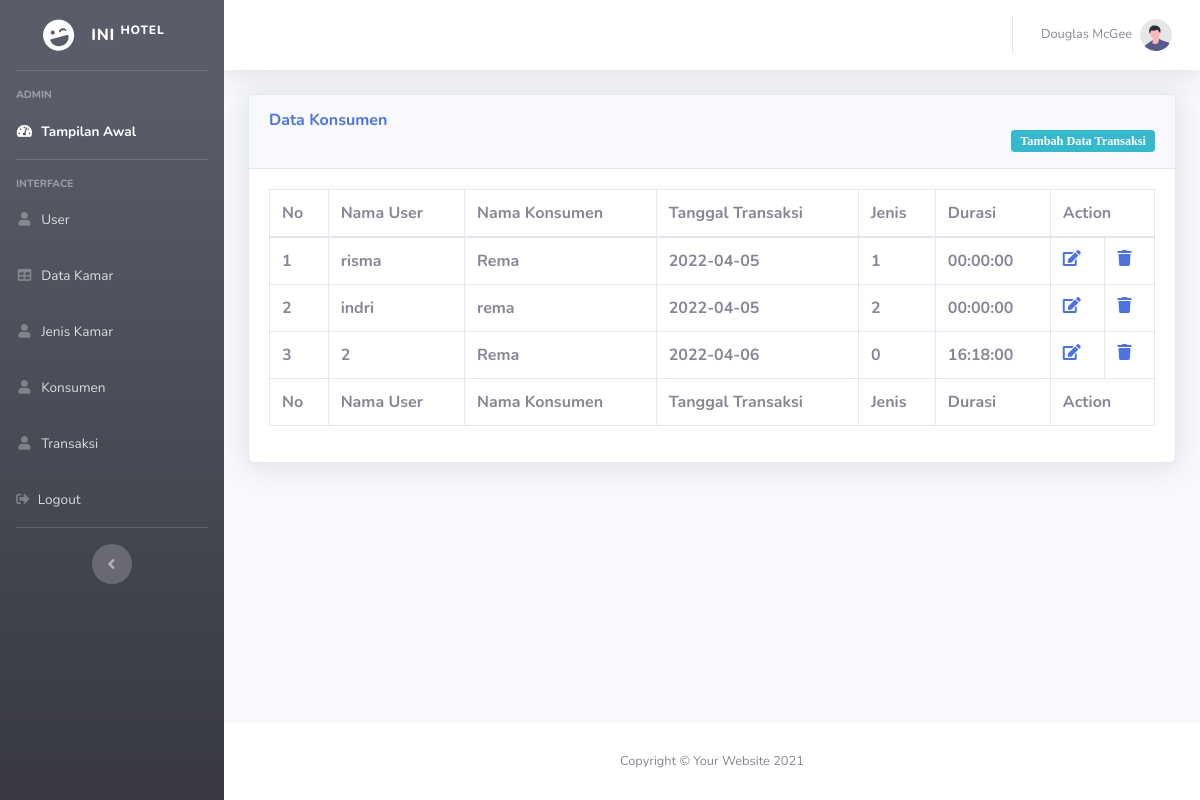
/index.php/transaksi, run on the app's committed database.
### tables this page shows
CREATE TABLE `tbl_transaksi` (
  `id` int(11) NOT NULL,
  `id_user` varchar(100) NOT NULL,
  `konsumen` varchar(100) NOT NULL,
  `tgl` date NOT NULL,
  `id_jenis` int(11) NOT NULL,
  `durasi` time NOT NULL
);

### application/controllers/Transaksi.php (called while the page is built, shortened)
<?php
class Transaksi extends CI_Controller {
	public function index(){
        $this->load->model('M_transaksi');
		$t['transaksi'] = $this->M_transaksi->transaksi()->result();
		$this->load->view('ph_admin/navigasi_admin');
		$this->load->view('ph_admin/topbar');
		$this->load->view('transaksi/transaksi', $t);
		$this->load->view('ph_admin/header');
		$this->load->view('ph_admin/js');
		$this->load->view('ph_admin/footer');
	}function tambah(){
		$this->load->view('ph_admin/navigasi_admin');
		$this->load->view('ph_admin/topbar');
		$this->load->view('transaksi/tambah');
		$this->load->view('ph_admin/header');
		$this->load->view('ph_admin/js');
		$this->load->view('ph_admin/footer');
	}function proses_tambah(){
	  $add =
	  [
		  'id_user'     =>  $this->input->post('id_user'),
		  'konsumen'    =>  $this->input->post('konsumen'),
		  'tgl'   		=>  $this->input->post('tgl'),
		  'id_jenis'   	=>  $this->input->post('id_jenis'),
		  'durasi'   	=>  $this->input->post('durasi'),
	  ];
	  $this->db->insert('tbl_transaksi',$add);
	  redirect('transaksi');
	}function edit($id){
		$this->load->model('M_transaksi');
        $j['transaksi'] = $this->M_transaksi->edit($id)->row_array();
	   	$this->load->view('ph_admin/navigasi_admin');
		$this->load->view('ph_admin/topbar');
		$this->load->view('transaksi/edit', $j);
		$this->load->view('ph_admin/header');
		$this->load->view('ph_admin/js');
		$this->load->view('ph_admin/footer');
		$this->load->view('ph_admin/footer');
    }function proses_edit(){
        $id 		= $this->input->post('id');
        $id_user 	= $this->input->post('id_user');
		$konsumen 	= $this->input->post('konsumen');
        $tgl 		= $this->input->post('tgl');
        $id_jenis 	= $this->input->post('id_jenis');
		$durasi 	= $this->input->post('durasi');
            $data =array(
                'id_user' 	=> $id_user,
				'konsumen' 	=> $konsumen,
                'tgl' 		=> $tgl,
				'id_jenis' 	=> $id_jenis,
				'durasi' 	=> $durasi
            );
            $where =array(
                'id' => $id
            );
            $this->db->where($where);
            $this->db->update('tbl_transaksi_', $data);
            redirect(base_url("/transaksi"));
    }public function hapus($id){
		$id = $id;
		$this->db->delete('tbl_transaksi', ['id' => $id]);
		redirect('/transaksi');
	}
}

### index.php (called while the page is built, shortened)
<?php
require_once BASEPATH.'core/CodeIgniter.php';

### application/models/M_transaksi.php (called while the page is built, shortened)
<?php
    class M_transaksi extends CI_Model{
        function transaksi(){
            return $this->db->get('tbl_transaksi');
        }
    }
?>

### application/views/transaksi/transaksi.php (the view, shortened to what this page needs)
<div class="container-fluid">
			<section class="page-section bg-light" id="team">
				<div class="card shadow mb-4">
                    <div class="card-header py-3">
                            <h6 class="m-0 font-weight-bold text-primary">Data Konsumen</h6>
                            <a href="<?= base_url('transaksi/tambah')?>" >
                            <button class="btn btn-sm btn-info float-right " type=""><i class="fas fa_plus fa-sm">Tambah Data Transaksi</i></button></a>
                        </div>
                        <div class="card-body">
                            <div>
                            <center><table border="1" ></center>
							<table class="table table-bordered table-">
                                <thead>
                                        <tr>
                                            <th>No</th>
                                            <th>Nama User</th>
                                            <th>Nama Konsumen</th>
                                            <th>Tanggal Transaksi </th>
                                            <th>Jenis</th>
                                            <th>Durasi</th>
                                            <th colspan="2">Action</th>
                                        </tr>
                                </thead>
                                <tfoot>
                                        <tr>
                                            <th>No</th>
                                            <th>Nama User</th>
                                            <th>Nama Konsumen</th>
                                            <th>Tanggal Transaksi </th>
                                            <th>Jenis</th>
                                            <th>Durasi</th>
                                            <th colspan="2">Action</th>
                                        </tr>
                                </tfoot>
                                <tbody>
                                    <?php $no = 1;
                                    foreach($transaksi as $t) { ?>
                                    <tr>
                                        <th><?= $no?></th>
                                        <th><?= $t->id_user?></th>
                                        <th><?= $t->konsumen?></th>
                                        <th><?= $t->tgl?></th>
                                        <th><?= $t->id_jenis?></th>
                                        <th><?= $t->durasi?></th>
                                        <th><a href="<?= base_url('/transaksi/edit/'.$t->id) ?>"><i class="fas fa-edit"></a></th>
                                        <th><a href="<?= base_url('/transaksi/hapus/'.$t->id) ?>"><i class="fas fa-trash"></a></th>
                                    </tr>
                                    <?php $no++; }?>
                                </tbody>
							</table>
							</div>
						</div>
					</div>
			</section>
        </div>
    </div>

### application/views/ph_admin/navigasi_admin.php (shortened to what this page needs)
<div id="wrapper">
<ul class="navbar-nav bg-gradient-dark sidebar sidebar-dark accordion" id="accordionSidebar">
    <a class="sidebar-brand d-flex align-items-center justify-content-center" href="">
        <div class="sidebar-brand-icon rotate-n-15">
            <i class="fas fa-laugh-wink"></i>
        </div>
        <div class="sidebar-brand-text mx-3">InI <sup>Hotel</sup></div>
    </a>
    <hr class="sidebar-divider ">
    <div class="sidebar-heading">
        Admin
    </div>
    <li class="nav-item active">
        <a class="nav-link" href="admin">
            <i class="fas fa-fw fa-tachometer-alt"></i>
            <span>Tampilan Awal</span></a>
    </li>
    <hr class="sidebar-divider">
    <div class="sidebar-heading">
        Interface
    </div>
    <li class="nav-item">
        <a class="nav-link" href="<?= base_url('/user'); ?>">
            <i class="fas fa-fw fa-user"></i>
            <span>User</span></a>
    </li>
    <li class="nav-item">
        <a class="nav-link" href="<?= base_url('/Kamar'); ?>">
            <i class="fas fa-fw fa-table"></i>
            <span>Data Kamar</span></a>
    </li>
    <li class="nav-item">
        <a class="nav-link" href="<?= base_url("/jenis"); ?>">
            <i class="fas fa-fw fa-user"></i>
            <span>Jenis Kamar</span></a>
    </li>
    <li class="nav-item">
        <a class="nav-link" href="<?= base_url('/konsumen'); ?>">
            <i class="fas fa-fw fa-user"></i>
            <span>Konsumen</span></a>
    </li>
    <li class="nav-item">
        <a class="nav-link" href="<?= base_url('/transaksi'); ?>">
            <i class="fas fa-fw fa-user"></i>
            <span>Transaksi</span></a>
    </li>
    <li class="nav-item">
        <a class="nav-link" href="auth/logout">
        <i class="fas fa-sign-out-alt "></i>
            <span>Logout</span></a>
    </li>
    <hr class="sidebar-divider d-none d-md-block">
    <div class="text-center d-none d-md-inline">
        <button class="rounded-circle border-0" id="sidebarToggle"></button>
    </div>
</ul>

### application/views/ph_admin/topbar.php (shortened to what this page needs)
<body id="page-top">
        <div id="content-wrapper" class="d-flex flex-column">
            <div id="content">
                <nav class="navbar navbar-expand navbar-light bg-white topbar mb-4 static-top shadow">
                    <ul class="navbar-nav ml-auto">
                        <li class="nav-item dropdown no-arrow">
                            <a class="nav-link dropdown-toggle" href="#" id="userDropdown" role="button"
                                data-toggle="dropdown" aria-haspopup="true" aria-expanded="false">
                                <span class="mr-2 d-none d-lg-inline text-gray-600 small">Douglas McGee</span>
                                <img class="img-profile rounded-circle"
                                    src="<?= base_url('ass_admin/'); ?>img/undraw_profile.svg">
                            </a>
                        </li>
                    </ul>
                </nav>

### application/views/ph_admin/header.php (shortened to what this page needs)
<!DOCTYPE html>
<html lang="en">
<head>
    <link href="<?= base_url('ass_admin/'); ?>vendor/fontawesome-free/css/all.min.css" rel="stylesheet" type="text/css">
    <link href="<?= base_url('ass_admin/'); ?>css/sb-admin-2.min.css" rel="stylesheet">
</head>

### application/views/ph_admin/js.php (shortened to what this page needs)
</body>
</html>

### application/views/ph_admin/footer.php (shortened to what this page needs)
<footer class="sticky-footer bg-white">
               <div class="container my-auto">
                   <div class="copyright text-center my-auto">
                       <span>Copyright &copy; Your Website 2021</span>
                   </div>
               </div>
           </footer>
       </div>

### data on the page
tbl_transaksi: id_user "risma", konsumen "Rema", tgl "2022-04-05", id_jenis "1", durasi "00:00:00"
tbl_transaksi: id_user "indri", konsumen "rema", tgl "2022-04-05", id_jenis "2", durasi "00:00:00"
tbl_transaksi: id_user "2", konsumen "Rema", tgl "2022-04-06", id_jenis "0", durasi "16:18:00"
